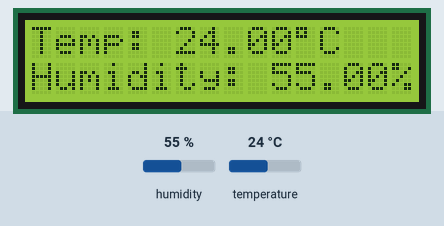
Recording of a sketch running on a simulated ESP8266 (NodeMCU). Shown: 16×2 character LCD. The test bench sets the inputs (shaded band); at power-on: humidity 55 %, temperature 24 °C.

Above: at 1.2 s.
1.3 s: humidity set to 22 %
At 3.1 s:
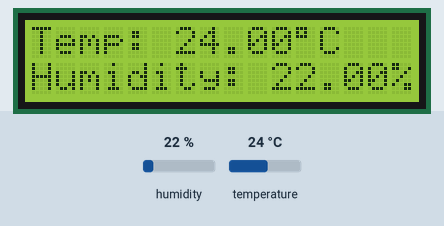
4.1 s: temperature set to 12 °C
At 5.3 s:
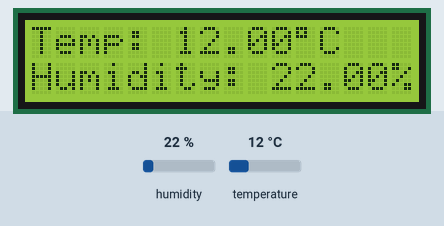
6.9 s: humidity set to 40 %
At 9.5 s:
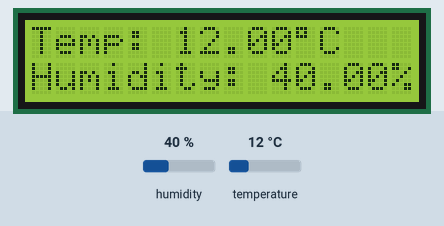
9.8 s: temperature set to 19 °C
At 10.7 s:
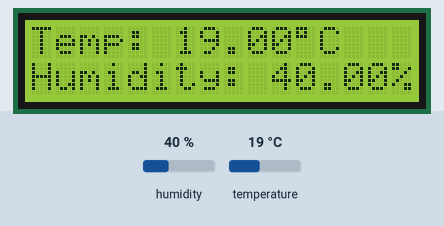
Timing chart, 0 to 12.8 s (numbered marks = the images above; inputs shaded):
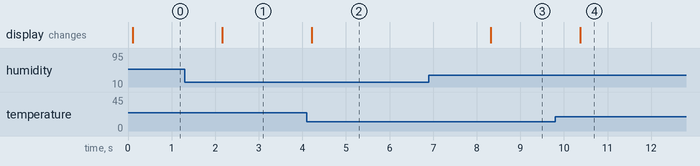

The sketch:

ESP8266_DHT11_Fireboard_base.ino
```cpp
//ESP8266**************************************
#include <ESP8266WiFi.h>
#include <ESP8266mDNS.h>
//DHTtype**************************************
#define DHTTYPE DHT11
#include "DHT.h"
#define DHTPIN D3
DHT dht(DHTPIN, DHTTYPE);
#include <LiquidCrystal_I2C.h>
LiquidCrystal_I2C lcd(0x27, 16, 2);


void setup()
{
  lcd.begin();
  dht.begin();

}

void loop()
{
  float h = dht.readHumidity(); // Read temperature as Celsius (the default)
  float t = dht.readTemperature();// Read temperature as Fahrenheit (isFahrenheit = true)
  float f = dht.readTemperature(true);
  lcd.setCursor(0,0);
  lcd.print("Temp: ");
  lcd.print(t);
  lcd.print((char)223);
  lcd.print("C");
  lcd.setCursor(0,1);
  lcd.print("Humidity: ");
  lcd.print(h);
  lcd.print("%");
  delay(2000);

}
```

Measured:
- after the input at 1.3 s, the display: changes after 0.87 s (image 1)
- after the input at 4.1 s, the display: changes after 0.12 s (image 2)
- after the input at 6.9 s, the display: changes after 1.4 s (image 3)
- after the input at 9.8 s, the display: changes after 0.57 s (image 4)
